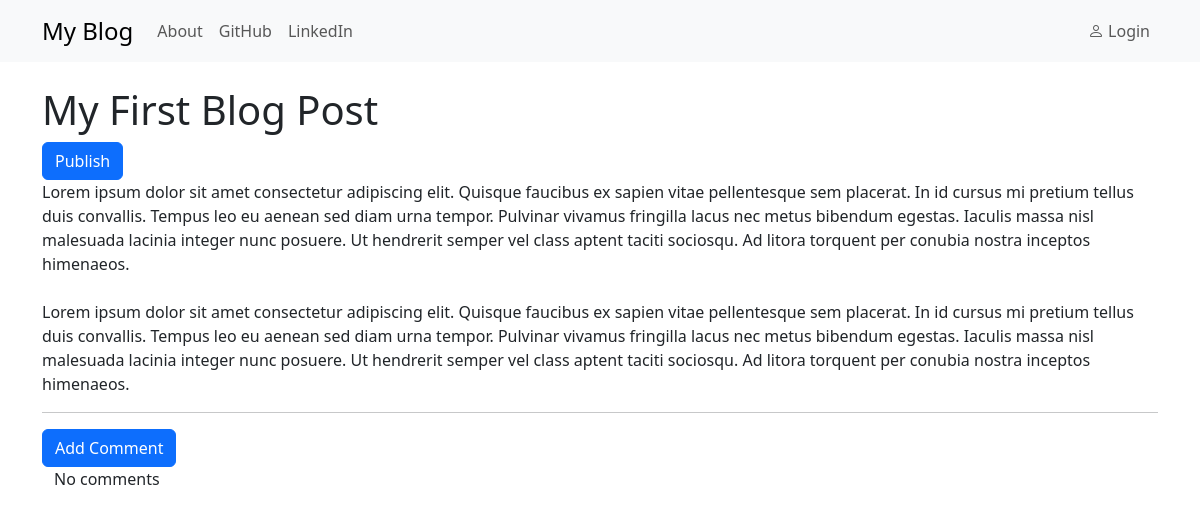
/post/5/, run on the app's committed database.
### blog/models.py (models this page shows, shortened)
class Post(models.Model):
    author = models.ForeignKey(User, on_delete=models.CASCADE)
    title = models.CharField(max_length=200)
    text = models.TextField()
    created_date = models.DateTimeField(default=timezone.now)
    published_date = models.DateTimeField(blank=True, null=True)

### blog/views.py (the view)
# urls.py: path('post/<int:pk>/', views.PostDetailView.as_view(), name='post_detail'),
class PostDetailView(DetailView):
    model = Post

### blog/templates/blog/post_detail.html (shortened to what this page needs)
{% extends "blog/base.html" %}
{% block content %}
    <h1 class="posttitle"> {{ post.title }} </h1>
    {% if post.published_date %}
    <div class="date postdate">
        {{ post.published_date }}
    </div>
    {% else %}
        <a class='btn btn-primary' href="{% url 'blog:post_publish' pk=post.pk %}"> Publish </a>
    {% endif %}
    <p class="postcontent"> {{post.text|safe|linebreaksbr}} </p>
    <hr>
    <a class='btn btn-primary' href="{% url 'blog:add_comment_to_post' pk=post.pk %}"> Add Comment </a>
    <div class="container">
        {% for comment in post.comments.all %}
            <br>
            {% if user.is_authenticated or comment.approved_comments %}
                {{ comment.created_date }}
                {% if not comment.approved_comments %}
                    <a class="btn btn-default" href="{% url 'blog:comment_remove' pk=comment.pk %}"> <span class="glyphicon glyphicon-remove"></span></a>
                    <a class="btn btn-primary" href="{% url 'blog:comment_approve' pk=comment.pk %}"> <span class="glyphicon glyphicon-okay"></span></a>
                {% endif %}
                <p>{{comment.text|safe|linebreaks}}</p>
                <p>Posted By: {{comment.author}}</p>
            {% endif %}
            {% empty %}
            <p> No comments </p>
        {% endfor %}
    </div>
{% endblock %}

### data on the page
Post: title "My First Blog Post", text "Lorem ipsum dolor sit amet consectetur adipiscing elit. Quisque faucibus ex sapien vitae pellentesque sem placerat. In id cursus mi pretium tellus duis convallis. Tempus leo eu aenean sed diam urna tempor. Pulvinar vivamus fringilla lacus nec metus bibendum egestas. Iaculis massa nisl malesuada lacinia integer nunc posuere. Ut hendrerit semper vel class aptent taciti sociosqu. Ad litora torquent per conubia nostra inceptos himenaeos. Lorem ipsum dolor sit amet consectetur adipiscing elit. Quisque faucibus ex sapien vitae pellentesque sem placerat. In id cursus mi pretium tellus duis convallis. Tempus leo eu aenean sed diam urna tempor. Pulvinar vivamus fringilla lacus nec metus bibendum…"
